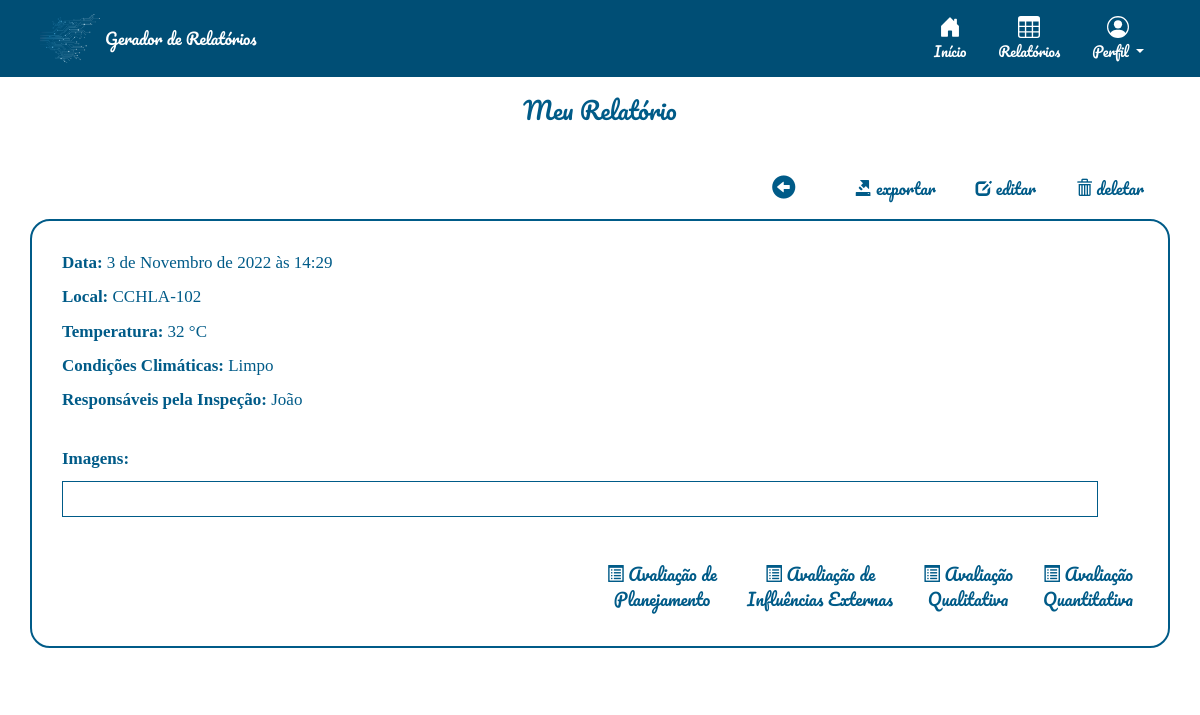
The app's page /relatorios/relatorio/44/ (signed in) with its own data.
### relatorio/models.py (models this page shows)
class Relatorio(models.Model):
    autor = models.ForeignKey(User, default=None, on_delete=models.CASCADE)
    data = models.DateTimeField()
    local = models.CharField(max_length=100)
    temperatura = models.IntegerField()
    clima = models.CharField(max_length=100)
    responsaveis = models.TextField(blank=True)
    qualiprof = models.CharField(max_length=100, default='')
    riscos = models.CharField(max_length=100, default='[]')
    equipamentos = models.CharField(max_length=100, default='[]')
    sinalizacao = models.CharField(max_length=100, default='[]')
    desligamento = models.CharField(max_length=4, default='')
    integridade = models.CharField(max_length=4, default='')
    dialogo = models.CharField(max_length=4, default='')
    curso_nr = models.CharField(max_length=4, default='')
    conferido = models.CharField(max_length=4, default='')
    delimitar_area = models.CharField(max_length=4, default='')
    auxconces = models.CharField(max_length=4, default='')
    tensao = models.CharField(max_length=4, default='')
    aterramento = models.CharField(max_length=4, default='')
    altura = models.CharField(max_length=4, default='')
    cinto_seg = models.CharField(max_length=4, default='')
    requi_seg = models.CharField(max_length=4, default='')
    reavaliacao = models.CharField(max_length=4, default='')
    tempambiente = models.CharField(max_length=100, default='')
    condambiente = models.CharField(max_length=100, default='')
    altitude = models.CharField(max_length=100, default='')
    presagua = models.CharField(max_length=100, default='')
    pressolidos = models.CharField(max_length=100, default='')
    pressubst = models.CharField(max_length=100, default='')
    solmecanicas = models.CharField(max_length=100, default='')
    presmofo = models.CharField(max_length=100, default='')
    presfauna = models.CharField(max_length=100, default='')
    infleletro = models.CharField(max_length=100, default='')
    radsolar = models.CharField(max_length=100, default='')
    descatm = models.CharField(max_length=100, default='')
    movdoar = models.CharField(max_length=100, default='')
    vento = models.CharField(max_length=100, default='')
    competencia = models.CharField(max_length=100, default='')
    reseletr = models.CharField(max_length=100, default='')
    contpessoas = models.CharField(max_length=100, default='')
    condfuga = models.CharField(max_length=100, default='')
    natmatpr = models.CharField(max_length=100, default='')
    natmatcons = models.CharField(max_length=100, default='')
    classestr = models.CharField(max_length=100, default='')
    documentacao = models.CharField(max_length=100, default='')
    ambientesofreu = models.CharField(max_length=100, default='')
    instalacaoinspecionada = models.CharField(max_length=100, default='')
    linhaseletricasdisp = models.CharField(max_length=100, default='')
    compinstalacao = models.CharField(max_length=100, default='')
    linhaseletricascorr = models.CharField(max_length=100, default='')
    tomadasdeforca = models.CharField(max_length=100, default='')
    qtdesufitomadas = models.CharField(max_length=100, default='')
    instlquadist = models.CharField(max_length=100, default='')
    novoscircuitos = models.CharField(max_length=100, default='')
    advquadist = models.CharField(max_length=100, default='')
    dispprotecaoident = models.CharField(max_length=100, default='')
    protcircuitos = models.CharField(max_length=100, default='')
    barramentoquadist = models.CharField(max_length=100, default='')
    bitola = models.CharField(max_length=100, default='')
    condutident = models.CharField(max_length=100, default='')
    disjundif = models.CharField(max_length=100, default='')
    dispprotecaosurtos = models.CharField(max_length=100, default='')
    servseguranca = models.CharField(max_length=100, default='')
    esqaterramento = models.CharField(max_length=100, default='')
    reservadeenergia = models.CharField(max_length=100, default='')
    fontseguranca = models.CharField(max_length=100, default='')
    paralelismo = models.CharField(max_length=100, default='')
    capbarramento = models.PositiveSmallIntegerField(default=0)
    protgeral = models.PositiveSmallIntegerField(default=0)
    protdr = models.PositiveSmallIntegerField(default=0)
    protdps = models.PositiveSmallIntegerField(default=0)
    vab = models.PositiveSmallIntegerField(default=0)
    van = models.PositiveSmallIntegerField(default=0)
    ia= models.PositiveSmallIntegerField(default=0)
    vbc = models.PositiveSmallIntegerField(default=0)
    vbn = models.PositiveSmallIntegerField(default=0)
    ib= models.PositiveSmallIntegerField(default=0)
    vca = models.PositiveSmallIntegerField(default=0)
    vcn = models.PositiveSmallIntegerField(default=0)
    ic= models.PositiveSmallIntegerField(default=0)
    continuidade = models.CharField(max_length=100, default='')
    resistencia = models.CharField(max_length=100, default='')
    selvpelv = models.CharField(max_length=100, default='')
    verificacao = models.CharField(max_length=100, default='')
    ensaiodetensao = models.CharField(max_length=100, default='')
    ensaiodefunc = models.CharField(max_length=100, default='')

### relatorio/views.py (the view)
# urls.py: path('relatorio/<int:rel_id>/', views.relatorio_visualiza, name="visualiza"),
@login_required(login_url="/accounts/login/")
def relatorio_visualiza(request, rel_id):
    relatorio = Relatorio.objects.get(id=rel_id)
    imagens = Imagens.objects.filter(rel_pai__pk=rel_id)
    now = timezone.now()
    return render(request, 'relatorio/relatorio_visualiza.html', {'relatorio': relatorio, 'imagens':imagens})

### relatorio/templates/relatorio/relatorio_visualiza.html (shortened to what this page needs)
{% extends 'base_layout.html'%}
{% block content %}
<div id="relatorio-visualiza-wrapper"  class="container-fluid">
        <div id="visualiza-wrapper-dois" class="container" >
                <h3 style="text-align:center;">Meu Relatório</h3>
                <nav class="navbar navbar-expand-lg">
                        <button id="botao-icon" class="navbar-brand" onclick="history.back()">
                                <h3><span class="glyphicon glyphicon-circle-arrow-left"></span></h3>
                        </button>
                        <div class="collapse navbar-collapse" id="navbarSupportedContent">
                                <ul class="navbar-nav mr-auto ">
                                  <li class="nav-item active">
                                        <a id="botao-icon" class="nav-link" href="{% url 'relatorio:exporta' rel_id=relatorio.id %}">
                                        <span class="glyphicon glyphicon-export"></span> exportar
                                        </a>
                                  </li>
                                  <li class="nav-item active">
                                        <a id="botao-icon" class="nav-link" href="{% url 'relatorio:edita' rel_id=relatorio.id %}">
                                        <span class="glyphicon glyphicon-edit"></span> editar
                                        </a>
                                  </li>
                                  <li class="nav-item active">
                                        <a id="botao-icon" class="nav-link" href="{% url 'relatorio:deleta' rel_id=relatorio.id %}">
                                        <span class="glyphicon glyphicon-trash"></span> deletar
                                        </a>
                                  </li>
                                </ul>
                        </div>
                </nav>
        <div id="relatorio-visualiza" class="container-fluid">
                <p><b>Data:</b> {{ relatorio.data }}</p>
                <p><b>Local:</b> {{ relatorio.local }}</p>
                <p><b>Temperatura:</b> {{relatorio.temperatura}} °C</p>
                <p><b>Condições Climáticas:</b> {{relatorio.clima}} </p>
                <p><b>Responsáveis pela Inspeção:</b>  {{ relatorio.responsaveis }}</p>
                <br>
                <p><b>Imagens:</b></p>
                <div style="margin:inherit; border:1px solid #005b88; padding: 5px;">
                {% for imagem in imagens %}
                                <a href="{{ imagem.img.url }}" style="padding: 5px;"></a><img src='{{ imagem.img.url }}'></a>
                {% endfor %}
                </div>
                <nav class="nav flex-column flex-sm-row">
                                <a id="botao-icon" class="flex-sm-fill text-sm-center" href="{% url 'relatorio:addplanejamento' rel_id=relatorio.id %}">
                                        <span class="glyphicon glyphicon-list-alt"></span> Avaliação de<br> Planejamento
                                </a>
                                <a id="botao-icon" class="flex-sm-fill text-sm-center" href="{% url 'relatorio:addexternas' rel_id=relatorio.id %}">
                                        <span class="glyphicon glyphicon-list-alt"></span> Avaliação de<br> Influências Externas
                                </a>
                                <a id="botao-icon" class="flex-sm-fill text-sm-center" href="{% url 'relatorio:addqualitativas' rel_id=relatorio.id %}">
                                        <span class="glyphicon glyphicon-list-alt"></span> Avaliação<br> Qualitativa
                                </a>
                                <a id="botao-icon" class="flex-sm-fill text-sm-center" href="{% url 'relatorio:addquantitativas' rel_id=relatorio.id %}">
                                        <span class="glyphicon glyphicon-list-alt"></span> Avaliação<br> Quantitativa
                                </a>
                </nav>
        </div>
        </div>
</div>
{% endblock %}

### assets/styles.css (style rules this page uses)
html, body { padding:0; margin:0; height:100%; }
body { background-color: #ffffff; color: #005b88; font-family: Pacifico; font-size: medium; }
.login input, #relatorio-visualiza, #criaRelatorio { font-family: Cambria, Cochin, Georgia, Times, 'Times New Roman', serif; }
#relatorio-visualiza-wrapper { display: flex; align-items: center; justify-content: center; justify-self: center; padding-inline: 0px; }
#visualiza-wrapper-dois { padding-inline: 0px; }
#relatorio-visualiza { border-radius: 20px; align-self: center; text-align: center; border: 2px solid #005b88; margin: 40px; margin-top: 5px; margin-left: auto; padding: 30px; font-size: 17px; position: relative; }
#relatorio-visualiza p { word-wrap: break-word; text-align: left; }
h2,h3,h4,h5 { color: #005b88; font-weight: normal; margin: 0; }
a { color: #005b88; }
a, a:hover, a:visited { text-decoration: none; }
nav { justify-self: end; }
.navbar { margin-bottom: 0px; padding-bottom: 0px; margin-top: 3%; }
nav a { display: inline-block; margin-left: 20px; }
.nav-item { padding-inline: 5px; }
#botao-icon { background: none; font-family: Pacifico; color: #005b88; cursor: pointer; border-width: 0; justify-self: start; cursor: pointer; padding: 5px; }
.navbar-collapse { justify-content: flex-end; }
.navbar-brand { margin-left: 0px; font-size: 23px; }
@media (min-width: 768px) { .navbar-collapse.collapse { display: flex!important; } }

### records on screen
Relatorio: data "3 de Novembro de 2022 às 14:29", local "CCHLA-102", temperatura "32", clima "Limpo", responsaveis "João"
